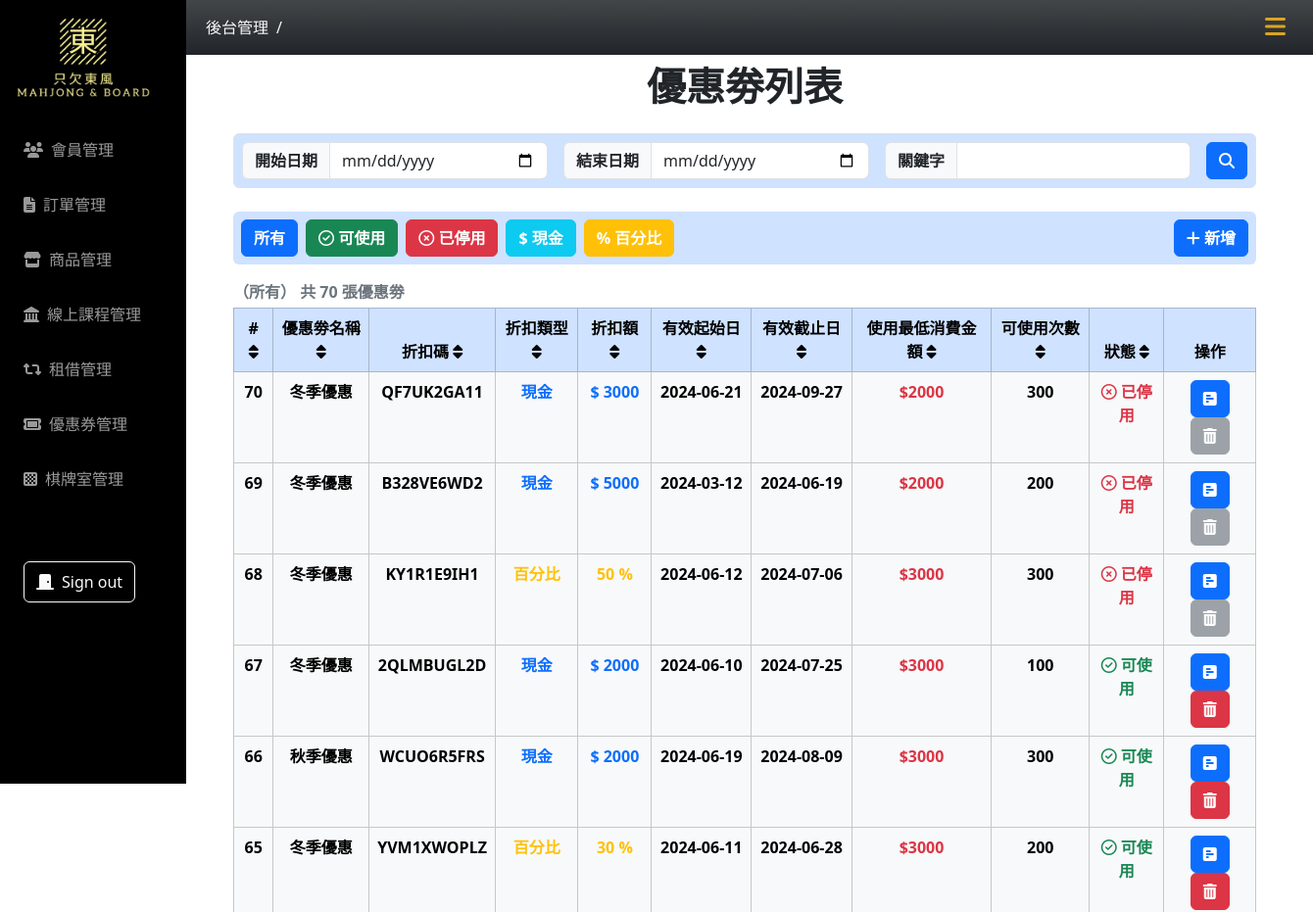
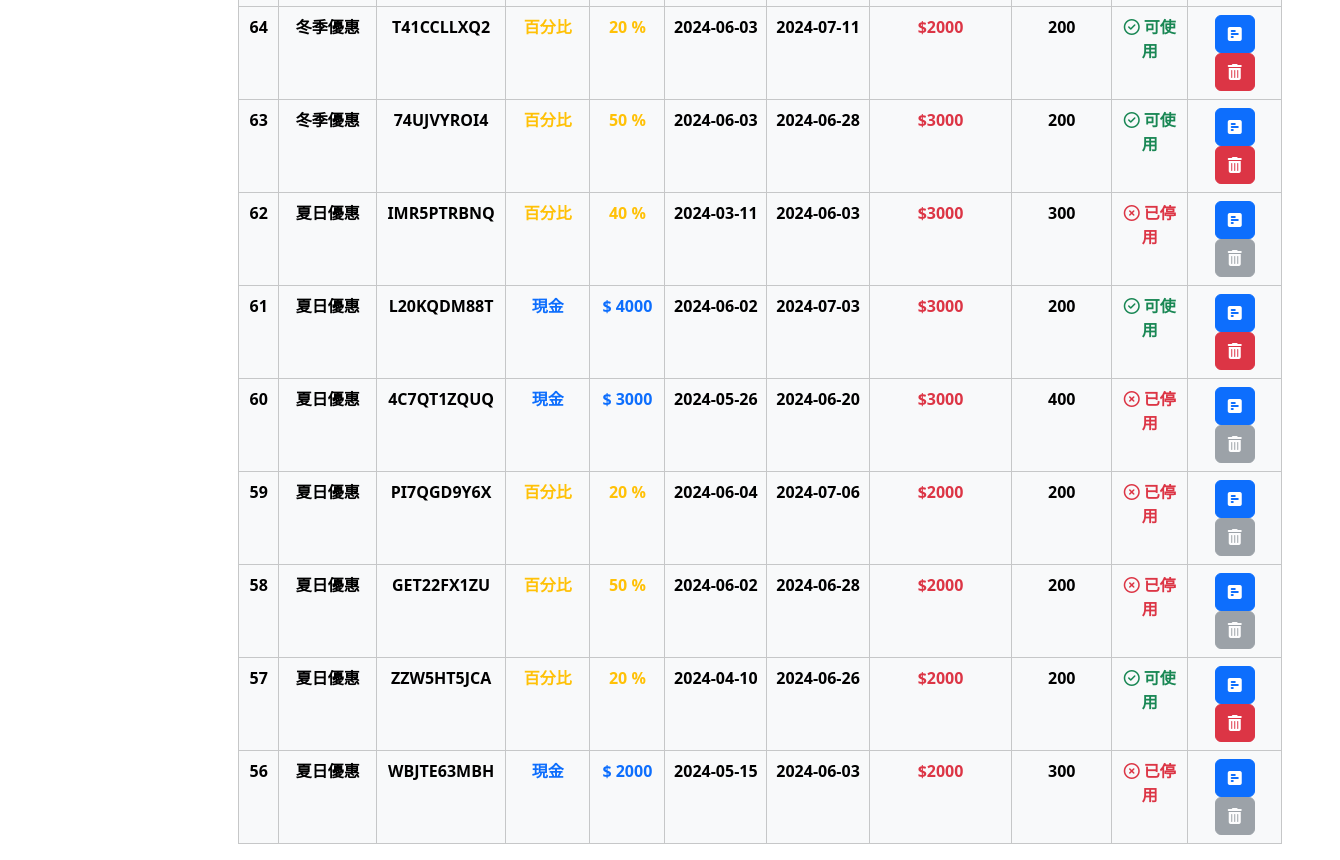
Screenshot of /coupon/coupon-list.php with the database file from the repository (2 pictures, top to bottom).
### tables this page shows
CREATE TABLE `coupons` (
  `coupon_id` int(11) NOT NULL,
  `name` varchar(255) NOT NULL,
  `discount_code` varchar(50) NOT NULL,
  `discount_type` varchar(20) NOT NULL,
  `discount_value` decimal(10,0) NOT NULL,
  `valid_from` date NOT NULL,
  `valid_to` date NOT NULL,
  `limit_value` int(50) NOT NULL,
  `usage_limit` int(11) NOT NULL,
  `status` varchar(30) NOT NULL,
  `created_at` datetime NOT NULL,
  `update_at` datetime NOT NULL
);

### coupon/coupon-list.php (the view, shortened to what this page needs)
<?php
require_once("../db_connect_mahjong.php");
$pageTitle = "優惠劵列表";
$perPage = 15;
$page = isset($_GET["p"]) ? (int)$_GET["p"] : 1;
$order = isset($_GET["o"]) ? (int)$_GET["o"] : 1;
$filter = isset($_GET["f"]) ? $_GET["f"] : 'all';
$search = isset($_GET["s"]) ? $_GET["s"] : '';
$startDate = isset($_GET["s_d"]) ? $_GET["s_d"] : '';
$endDate = isset($_GET["e_d"]) ? $_GET["e_d"] : '';
$minCash = isset($_GET["mC"]) ? $_GET["mC"] : '';
$maxCash = isset($_GET["MxC"]) ? $_GET["MxC"] : '';
$minPercent = isset($_GET["mP"]) ? $_GET["mP"] : '';
$maxPercent = isset($_GET["MxP"]) ? $_GET["MxP"] : '';
$updateSql = "UPDATE coupons SET status = 'inactive' WHERE valid_to < CURRENT_DATE() AND status = 'active'";
$conn->query($updateSql);
$whereClause = "WHERE 1=1";
$sqlCount = "SELECT COUNT(*) AS count FROM coupons $whereClause";
$countResult = $conn->query($sqlCount);
$countRow = $countResult->fetch_assoc();
$allCouponCount = $countRow["count"];
$firstItem = ($page - 1) * $perPage;
$orderOptions = [
  1 => "coupon_id DESC", 2 => "coupon_id ASC", 3 => "name DESC", 4 => "name ASC",
  5 => "discount_code DESC", 6 => "discount_code ASC", 7 => "discount_type DESC", 8 => "discount_type ASC",
  9 => "discount_value DESC", 10 => "discount_value ASC", 11 => "valid_from DESC", 12 => "valid_from ASC",
  13 => "valid_to DESC", 14 => "valid_to ASC", 15 => "limit_value DESC", 16 => "limit_value ASC",
  17 => "usage_limit DESC", 18 => "usage_limit ASC", 19 => "status DESC", 20 => "status ASC"
];
$sqlOrder = $orderOptions[$order] ?? $orderOptions[1];
$searchResultTitle = "";
$filterTitles = [
  "active" => "（可使用）", "inactive" => "（已停用）", "percent" => "（百分比）", "cash" => "（現金）", "all" => "（所有）"
];
$filterTitle = $filterTitles[$filter] ?? $filterTitles["all"];
$sql = "SELECT * FROM coupons $whereClause ORDER BY $sqlOrder LIMIT $firstItem, $perPage";
$result = $conn->query($sql);
$rows = $result->fetch_all(MYSQLI_ASSOC);
?>
<!doctype html>
<html lang="en">
<head>
  <?php include("coupon-css.php") ?>
  <?php include("../css-mahjong.php") ?>
</head>
<body>
  <?php include("../nav.php") ?>
  <div class="container main-content px-5">
    <div class="d-flex justify-content-center">
      <h1 class="py-2 fw-semibold"><?= $pageTitle ?></h1>
    </div>
    <div class="py-2">
      <div class="d-flex justify-content-between align-items-center mb-3 border p-2 rounded bg-primary-subtle">
        <form action="" method="get" class="w-100">
          <dv class="d-flex justify-content-center gap-3">
            <div class="input-group">
              <label for="start_date" class="input-group-text fw-semibold">開始日期</label>
              <input type="date" id="start_date" name="s_d" class="form-control" value="<?= $startDate ?>">
            </div>
            <div class="input-group">
              <label for="end_date" class="input-group-text fw-semibold">結束日期</label>
              <input type="date" id="end_date" name="e_d" class="form-control" value="<?= $endDate ?>">
            </div>
            <div class="input-group">
              <label for="search" class="input-group-text fw-semibold">關鍵字</label>
              <input type="text" class="form-control" placeholder="" name="s" value="<?= $search ?>">
            </div>
            <button type="submit" class="btn btn-primary" name=""><i class="fa-solid fa-magnifying-glass"></i></button>
      </div>
    </div>
    <div class="d-flex justify-content-between align-items-center gap-3 mb-3 p-2 rounded bg-primary-subtle">
      <div class="d-flex justify-content-center align-items-center gap-3">
        <div class="d-flex justify-content-center align-items-center gap-2">
          <button class="btn btn-primary fw-semibold" onclick="filterCoupons('all')">所有</button>
          <button class="btn btn-success fw-semibold" onclick="filterCoupons('active')"><i class="fa-regular fa-circle-check"></i> 可使用</button>
          <button class="btn btn-danger fw-semibold" onclick="filterCoupons('inactive')"><i class="fa-regular fa-circle-xmark"></i> 已停用</button>
          <button class="btn btn-info text-white fw-semibold" onclick="filterCoupons('cash')">$ 現金</button>
          <button class="btn btn-warning text-white fw-semibold" onclick="filterCoupons('percent')">% 百分比</button>
        </div>
      </div>
      <a href="add-coupon.php" class="btn btn-primary">
        <i class="fa-solid fa-plus"></i> <span class="fw-semibold">新增</span>
      </a>
    </div>
    <div class="text-secondary pb-1 fw-semibold">
      <?= "$filterTitle $searchResultTitle 共 $allCouponCount 張優惠劵" ?>
    </div>
    <table class="table table-light table-bordered text-center">
      <thead class="table-primary">
        <tr>
          <th><a href="?p=<?= $page ?>&o=<?= ($order == 1) ? 2 : 1 ?>&f=<?= $filter ?>&s=<?= $search ?>&s_d=<?= $startDate ?>&e_d=<?= $endDate ?>&mC=<?= $minCash ?>&MxC=<?= $maxCash ?>&mP=<?= $minPercent ?>&MxP=<?= $maxPercent ?>" class="sort-icon text-black text-decoration-none"># <i class="fa-solid fa-sort"></i></a></th>
          <th><a href="?p=<?= $page ?>&o=<?= ($order == 3) ? 4 : 3 ?>&f=<?= $filter ?>&s=<?= $search ?>&s_d=<?= $startDate ?>&e_d=<?= $endDate ?>&mC=<?= $minCash ?>&MxC=<?= $maxCash ?>&mP=<?= $minPercent ?>&MxP=<?= $maxPercent ?>" class="sort-icon text-black text-decoration-none">優惠劵名稱 <i class="fa-solid fa-sort"></i></a></th>
          <th><a href="?p=<?= $page ?>&o=<?= ($order == 5) ? 6 : 5 ?>&f=<?= $filter ?>&s=<?= $search ?>&s_d=<?= $startDate ?>&e_d=<?= $endDate ?>&mC=<?= $minCash ?>&MxC=<?= $maxCash ?>&mP=<?= $minPercent ?>&MxP=<?= $maxPercent ?>" class="sort-icon text-black text-decoration-none">折扣碼 <i class="fa-solid fa-sort"></i></a></th>
          <th><a href="?p=<?= $page ?>&o=<?= ($order == 7) ? 8 : 7 ?>&f=<?= $filter ?>&s=<?= $search ?>&s_d=<?= $startDate ?>&e_d=<?= $endDate ?>&mC=<?= $minCash ?>&MxC=<?= $maxCash ?>&mP=<?= $minPercent ?>&MxP=<?= $maxPercent ?>" class="sort-icon text-black text-decoration-none">折扣類型 <i class="fa-solid fa-sort"></i></a></th>
          <th><a href="?p=<?= $page ?>&o=<?= ($order == 9) ? 10 : 9 ?>&f=<?= $filter ?>&s=<?= $search ?>&s_d=<?= $startDate ?>&e_d=<?= $endDate ?>&mC=<?= $minCash ?>&MxC=<?= $maxCash ?>&mP=<?= $minPercent ?>&MxP=<?= $maxPercent ?>" class="sort-icon text-black text-decoration-none">折扣額 <i class="fa-solid fa-sort"></i></a></th>
          <th><a href="?p=<?= $page ?>&o=<?= ($order == 11) ? 12 : 11 ?>&f=<?= $filter ?>&s=<?= $search ?>&s_d=<?= $startDate ?>&e_d=<?= $endDate ?>&mC=<?= $minCash ?>&MxC=<?= $maxCash ?>&mP=<?= $minPercent ?>&MxP=<?= $maxPercent ?>" class="sort-icon text-black text-decoration-none">有效起始日 <i class="fa-solid fa-sort"></i></a></th>
          <th><a href="?p=<?= $page ?>&o=<?= ($order == 13) ? 14 : 13 ?>&f=<?= $filter ?>&s=<?= $search ?>&s_d=<?= $startDate ?>&e_d=<?= $endDate ?>&mC=<?= $minCash ?>&MxC=<?= $maxCash ?>&mP=<?= $minPercent ?>&MxP=<?= $maxPercent ?>" class="sort-icon text-black text-decoration-none">有效截止日 <i class=" fa-solid fa-sort"></i></a></th>
          <th><a href="?p=<?= $page ?>&o=<?= ($order == 15) ? 16 : 15 ?>&f=<?= $filter ?>&s=<?= $search ?>&s_d=<?= $startDate ?>&e_d=<?= $endDate ?>&mC=<?= $minCash ?>&MxC=<?= $maxCash ?>&mP=<?= $minPercent ?>&MxP=<?= $maxPercent ?>" class="sort-icon text-black text-decoration-none">使用最低消費金額 <i class="fa-solid fa-sort"></i></a></th>
          <th><a href="?p=<?= $page ?>&o=<?= ($order == 17) ? 18 : 17 ?>&f=<?= $filter ?>&s=<?= $search ?>&s_d=<?= $startDate ?>&e_d=<?= $endDate ?>&mC=<?= $minCash ?>&MxC=<?= $maxCash ?>&mP=<?= $minPercent ?>&MxP=<?= $maxPercent ?>" class="sort-icon text-black text-decoration-none">可使用次數 <i class="fa-solid fa-sort"></i></a></th>
          <th><a href="?p=<?= $page ?>&o=<?= ($order == 19) ? 20 : 19 ?>&f=<?= $filter ?>&s=<?= $search ?>&s_d=<?= $startDate ?>&e_d=<?= $endDate ?>&mC=<?= $minCash ?>&MxC=<?= $maxCash ?>&mP=<?= $minPercent ?>&MxP=<?= $maxPercent ?>" class="sort-icon text-black text-decoration-none">狀態 <i class="fa-solid fa-sort"></i></a></th>
          <th>操作</th>
        </tr>
      </thead>
      <tbody>
        <?php foreach ($rows as $coupon) : ?>
          <tr class="fw-semibold">
            <td><?= $coupon['coupon_id'] ?></td>
            <td><?= $coupon['name'] ?></td>
            <td><?= $coupon['discount_code'] ?></td>
            <td>
              <?php if ($coupon['discount_type'] == 'cash') : ?>
                <span class="text-primary fw-semibold">現金</span>
              <?php elseif ($coupon['discount_type'] == 'percent') : ?>
                <span class="text-warning fw-semibold">百分比</span>
              <?php endif; ?>
            </td>
            <td class="fw-semibold">
              <?php if ($coupon['discount_type'] == 'cash') : ?>
                <span class="text-primary fw-semibold"><?= '$' . " " . $coupon['discount_value']; ?></span>
              <?php elseif ($coupon['discount_type'] == 'percent') : ?>
                <span class="text-warning fw-semibold"><?= $coupon['discount_value'] . " " . '%'; ?></span>
              <?php endif; ?>
            </td>
            <td><?= $coupon['valid_from'] ?></td>
            <td><?= $coupon['valid_to'] ?></td>
            <td><span class="text-danger fw-semibold"><?= '$' . $coupon['limit_value'] ?></span></td>
            <td><?= $coupon['usage_limit'] ?></td>
            <td><span class="fw-semibold <?= ($coupon['status'] == 'active') ? 'text-success' : 'text-danger'; ?>">
                <?= ($coupon['status'] == 'active') ? '<i class="fa-regular fa-circle-check"></i> 可使用' : '<i class="fa-regular fa-circle-xmark"></i> 已停用'; ?>
              </span></td>
            <td>
              <a href="coupon-detail.php?coupon_id=<?= $coupon['coupon_id'] ?>" class="btn btn-primary" title="優惠劵詳細資料">
                <i class="fa-solid fa-square-poll-horizontal"></i>
              </a>
              <?php if ($coupon['status'] == 'inactive') : ?>
                <button class="btn btn btn-secondary" disabled title="停用優惠劵" data-id="<?= $coupon['coupon_id'] ?>" data-bs-toggle="modal" data-bs-target="#deleteModal">
                  <i class="fa-solid fa-trash-can"></i>
                </button>
              <?php else : ?>
                <button class="btn btn-danger btn-disable" title="停用優惠劵" data-id="<?= $coupon['coupon_id'] ?>" data-bs-toggle="modal" data-bs-target="#deleteModal">
                  <i class="fa-solid fa-trash-can"></i>
                </button>
              <?php endif; ?>
            </td>
          </tr>
        <?php endforeach ?>
      </tbody>
    </table>
  </div>
</body>
</html>

### css-mahjong.php (style rules this page uses)
:root { --aside-width: 190px; --header-nav-height: 56px; }
.main-content { margin: 0 0 0 var(--aside-width); padding-top: var(--header-nav-height); }

### rows the page displays
coupons: coupon_id "70", name "冬季優惠", discount_code "QF7UK2GA11", discount_type "現金", discount_value "3000", valid_from "2024-06-21", valid_to "2024-09-27", limit_value "2000", usage_limit "300", status "inactive" (drawn)
coupons: coupon_id "69", name "冬季優惠", discount_code "B328VE6WD2", discount_type "現金", discount_value "5000", valid_from "2024-03-12", valid_to "2024-06-19", limit_value "2000", usage_limit "200", status "inactive" (drawn)
coupons: coupon_id "68", name "冬季優惠", discount_code "KY1R1E9IH1", discount_type "百分比", discount_value "50", valid_from "2024-06-12", valid_to "2024-07-06", limit_value "3000", usage_limit "300", status "inactive" (drawn)
coupons: coupon_id "67", name "冬季優惠", discount_code "2QLMBUGL2D", discount_type "現金", discount_value "2000", valid_from "2024-06-10", valid_to "2024-07-25", limit_value "3000", usage_limit "100", status "active" (drawn)
coupons: coupon_id "66", name "秋季優惠", discount_code "WCUO6R5FRS", discount_type "現金", discount_value "2000", valid_from "2024-06-19", valid_to "2024-08-09", limit_value "3000", usage_limit "300", status "active" (drawn)
coupons: coupon_id "65", name "冬季優惠", discount_code "YVM1XWOPLZ", discount_type "百分比", discount_value "30", valid_from "2024-06-11", valid_to "2024-06-28", limit_value "3000", usage_limit "200", status "active" (drawn)
coupons: coupon_id "64", name "冬季優惠", discount_code "T41CCLLXQ2", discount_type "百分比", discount_value "20", valid_from "2024-06-03", valid_to "2024-07-11", limit_value "2000", usage_limit "200", status "active" (drawn)
coupons: coupon_id "63", name "冬季優惠", discount_code "74UJVYROI4", discount_type "百分比", discount_value "50", valid_from "2024-06-03", valid_to "2024-06-28", limit_value "3000", usage_limit "200", status "active" (drawn)
coupons: coupon_id "62", name "夏日優惠", discount_code "IMR5PTRBNQ", discount_type "百分比", discount_value "40", valid_from "2024-03-11", valid_to "2024-06-03", limit_value "3000", usage_limit "300", status "inactive" (drawn)
coupons: coupon_id "61", name "夏日優惠", discount_code "L20KQDM88T", discount_type "現金", discount_value "4000", valid_from "2024-06-02", valid_to "2024-07-03", limit_value "3000", usage_limit "200", status "active" (drawn)
coupons: coupon_id "60", name "夏日優惠", discount_code "4C7QT1ZQUQ", discount_type "現金", discount_value "3000", valid_from "2024-05-26", valid_to "2024-06-20", limit_value "3000", usage_limit "400", status "inactive" (drawn)
coupons: coupon_id "59", name "夏日優惠", discount_code "PI7QGD9Y6X", discount_type "百分比", discount_value "20", valid_from "2024-06-04", valid_to "2024-07-06", limit_value "2000", usage_limit "200", status "inactive" (drawn)
coupons: coupon_id "58", name "夏日優惠", discount_code "GET22FX1ZU", discount_type "百分比", discount_value "50", valid_from "2024-06-02", valid_to "2024-06-28", limit_value "2000", usage_limit "200", status "inactive" (drawn)
coupons: coupon_id "57", name "夏日優惠", discount_code "ZZW5HT5JCA", discount_type "百分比", discount_value "20", valid_from "2024-04-10", valid_to "2024-06-26", limit_value "2000", usage_limit "200", status "active" (drawn)
coupons: coupon_id "56", name "夏日優惠", discount_code "WBJTE63MBH", discount_type "現金", discount_value "2000", valid_from "2024-05-15", valid_to "2024-06-03", limit_value "2000", usage_limit "300", status "inactive" (drawn)

### other values shown
$pageTitle "優惠劵列表"
$filterTitle "（所有）"
$allCouponCount "70"
